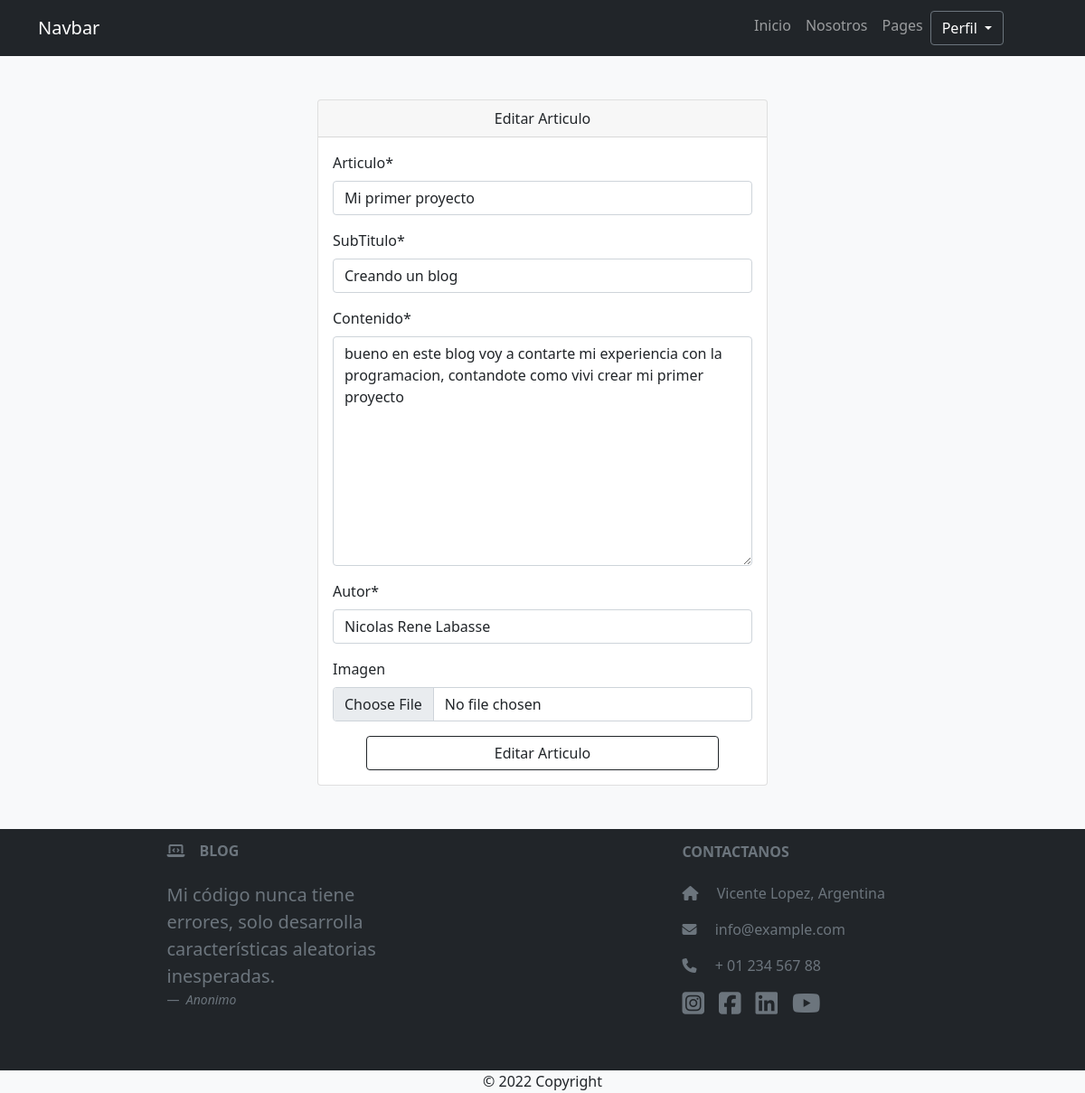
The app's page /editar_articulo/10 (signed in) with its own data.
### ProyectoFinalApp/models.py (models this page shows, shortened)
class articulo(models.Model):
    titulo = models.CharField("Articulo",max_length=200)
    subTitulo = models.CharField(max_length=200)
    contenido = models.TextField()
    autor = models.CharField(max_length=200)
    imagen = models.ImageField(blank=True, null=True,upload_to='imagenes/')
    fecha_creacion = models.DateTimeField(auto_now_add=True)
    class Meta:
        verbose_name = 'Articulo'
        verbose_name_plural = 'Articulos'

### ProyectoFinalApp/views.py (the view)
# urls.py: path('editar_articulo/<articulo_id>', editar_articulo, name="editar_articulo"),
@staff_member_required
def editar_articulo(request, articulo_id):
    articulos = articulo.objects.get(id=articulo_id)
    tabs="articulo"
    if request.method == "POST":
        formulario = FormArticulo(request.POST)
        if formulario.is_valid():
            info_art = formulario.cleaned_data
            articulos.titulo = info_art["titulo"]
            articulos.subTitulo = info_art["subTitulo"]
            articulos.contenido = info_art["contenido"]
            articulos.autor = info_art["autor"]
            articulos.save()
            messages.add_message(request, messages.SUCCESS, 'El Blog ha sido editado correctamente')
            return redirect('panel',tabs)
        else:
            messages.add_message(request, messages.ERROR, 'El Blog no ha sido editado correctamente')
    else:
     formulario = FormArticulo(initial={"titulo":articulos.titulo,"subTitulo":articulos.subTitulo,"contenido":articulos.contenido,"autor":articulos.autor
     ,"fecha_creacion":articulos.fecha_creacion})
    return render(request,"ProyectoFinalApp/formulario_articulo.html",{"form":formulario,"accion":"Editar Articulo"})

### ProyectoFinalApp/forms.py
class FormArticulo(forms.ModelForm):
    class Meta:
        model = articulo
        fields = ['titulo', 'subTitulo', 'contenido', 'autor', 'imagen']

### ProyectoFinalApp/templates/ProyectoFinalApp/formulario_articulo.html (shortened to what this page needs)
{% extends 'ProyectoFinalApp/header.html' %}
{% load static %}
{% load crispy_forms_tags %}
{% block contenidoPagina %}
<section class="bg-light py-5">
    <div class="container px-5">
        <div class="row gx-5 justify-content-center">
            <div class="col-lg-6">
                <div class="card">
                    <div class="card-header text-center">
                        {{accion}}
                    </div>
                    <div class="card-body">
                        <form action="" method="post" enctype="multipart/form-data">
                            {{ form|crispy }}
                        <div class="row justify-content-center">
                            <input type="submit" class="btn btn-outline-dark" style="width: 80%;" value="{{accion}}">
                        </div>
                        </form>
                    </div>
                </div>
            </div>
        </div>
    </div>
</section>
{% endblock %}

### records on screen
articulo: titulo "Mi primer proyecto", subTitulo "Creando un blog", contenido "bueno en este blog voy a contarte mi experiencia con la programacion, contandote como vivi crear mi primer proyecto", autor "Nicolas Rene Labasse"

### other values on screen
{{ accion }} "Editar Articulo"
